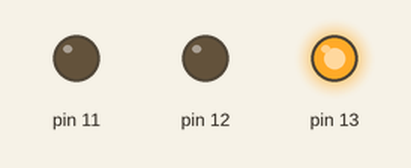
This sketch was run on a simulated Arduino Uno, built with avr-gcc and run on an emulated ATmega328P. Parts: output pins drawn as LEDs (lit = HIGH).

Above: at 0.15 s.
At 5.55 s:
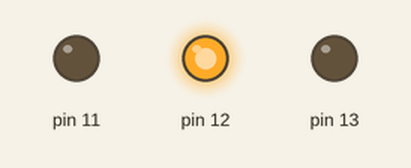
At 11.55 s:
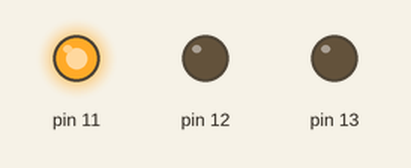
At 23.25 s:
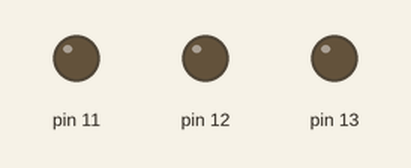
Timing chart, 0 to 23.6 s (numbered marks = the images above):
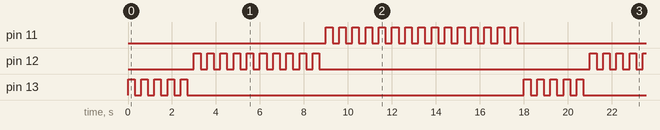

Measured:
- by itself, pin 11: repeats every 18.0 s: HIGH 0.30 s, LOW 9.3 s, 14 × (HIGH 0.30 s, LOW 0.30 s)
- by itself, pin 12: repeats every 18.0 s: 9 × (LOW 0.30 s, HIGH 0.30 s), LOW 12.3 s, HIGH 0.30 s
- by itself, pin 13: repeats every 18.0 s: 4 × (LOW 0.30 s, HIGH 0.30 s), LOW 15.3 s, HIGH 0.30 s

The sketch:

Lesson3.ino
```cpp
// Lesson 3: How do bread boards work?

void setup() {
  pinMode(11,OUTPUT);
  pinMode(12,OUTPUT);
  pinMode(13,OUTPUT);
}

void loop() {
//  // 1. Basic single LED configuration
//  digitalWrite(13,HIGH);
//  delay(50);
//  digitalWrite(13,LOW);
//  delay(50);

  // Homework
  // Question: Have 3 LEDs blink successively 5,10 and 15 times

  // Solution:
  int i=0;

  // RED LED
  for(i=0;i<5;i++){
  digitalWrite(13,HIGH);
  delay(300);
  digitalWrite(13,LOW);
  delay(300);
  }

  // BLUE LED
  for(i=0;i<10;i++){
  digitalWrite(12,HIGH);
  delay(300);
  digitalWrite(12,LOW);
  delay(300);
  }

  // GREEN LED
  for(i=0;i<15;i++){
  digitalWrite(11,HIGH);
  delay(300);
  digitalWrite(11,LOW);
  delay(300);
  }

}
```
